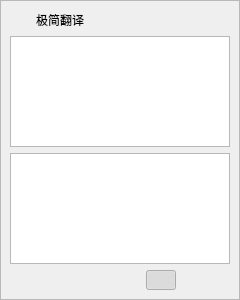
<?xml version="1.0" encoding="UTF-8"?>
<ui version="4.0">
 <class>Translater</class>
 <widget class="QWidget" name="Translater">
  <property name="geometry">
   <rect>
    <x>0</x>
    <y>0</y>
    <width>240</width>
    <height>300</height>
   </rect>
  </property>
  <property name="maximumSize">
   <size>
    <width>16777215</width>
    <height>16777215</height>
   </size>
  </property>
  <property name="windowTitle">
   <string> 极简翻译</string>
  </property>
  <property name="windowIcon">
   <iconset resource="res.qrc">
    <normaloff>:/icons/ya.ico</normaloff>:/icons/ya.ico</iconset>
  </property>
  <layout class="QVBoxLayout" name="verticalLayout">
   <property name="spacing">
    <number>0</number>
   </property>
   <property name="leftMargin">
    <number>0</number>
   </property>
   <property name="topMargin">
    <number>0</number>
   </property>
   <property name="rightMargin">
    <number>0</number>
   </property>
   <property name="bottomMargin">
    <number>0</number>
   </property>
   <item>
    <widget class="QFrame" name="frame">
     <property name="frameShape">
      <enum>QFrame::StyledPanel</enum>
     </property>
     <property name="frameShadow">
      <enum>QFrame::Raised</enum>
     </property>
     <layout class="QVBoxLayout" name="verticalLayout_2">
      <item>
       <layout class="QHBoxLayout" name="horizontalLayout_2">
        <item>
         <widget class="QLabel" name="Icon">
          <property name="minimumSize">
           <size>
            <width>20</width>
            <height>20</height>
           </size>
          </property>
          <property name="maximumSize">
           <size>
            <width>20</width>
            <height>20</height>
           </size>
          </property>
          <property name="styleSheet">
           <string notr="true">QLabel{
border-image: url(:/icons/ya.ico);
}</string>
          </property>
          <property name="text">
           <string/>
          </property>
         </widget>
        </item>
        <item>
         <widget class="QLabel" name="Title">
          <property name="styleSheet">
           <string notr="true">QLabel{
	color: rgb(0, 0, 0);
	border: None;
}</string>
          </property>
          <property name="text">
           <string>极简翻译</string>
          </property>
         </widget>
        </item>
        <item>
         <spacer name="horizontalSpacer">
          <property name="orientation">
           <enum>Qt::Horizontal</enum>
          </property>
          <property name="sizeHint" stdset="0">
           <size>
            <width>40</width>
            <height>20</height>
           </size>
          </property>
         </spacer>
        </item>
       </layout>
      </item>
      <item>
       <widget class="QPlainTextEdit" name="TextFrom">
        <property name="toolTip">
         <string/>
        </property>
        <property name="styleSheet">
         <string notr="true"/>
        </property>
        <property name="plainText">
         <string/>
        </property>
       </widget>
      </item>
      <item>
       <widget class="QPlainTextEdit" name="TextTo">
        <property name="focusPolicy">
         <enum>Qt::ClickFocus</enum>
        </property>
        <property name="toolTip">
         <string/>
        </property>
        <property name="styleSheet">
         <string notr="true"/>
        </property>
        <property name="readOnly">
         <bool>false</bool>
        </property>
        <property name="plainText">
         <string/>
        </property>
       </widget>
      </item>
      <item>
       <layout class="QHBoxLayout" name="horizontalLayout">
        <item>
         <widget class="QPushButton" name="pBtnCopyTranlate">
          <property name="minimumSize">
           <size>
            <width>30</width>
            <height>20</height>
           </size>
          </property>
          <property name="maximumSize">
           <size>
            <width>30</width>
            <height>20</height>
           </size>
          </property>
          <property name="cursor">
           <cursorShape>PointingHandCursor</cursorShape>
          </property>
          <property name="focusPolicy">
           <enum>Qt::ClickFocus</enum>
          </property>
          <property name="toolTip">
           <string>复制翻译结果</string>
          </property>
          <property name="styleSheet">
           <string notr="true"/>
          </property>
          <property name="text">
           <string/>
          </property>
          <property name="icon">
           <iconset resource="res.qrc">
            <normaloff>:/icons/drip_copy.ico</normaloff>:/icons/drip_copy.ico</iconset>
          </property>
          <property name="flat">
           <bool>true</bool>
          </property>
         </widget>
        </item>
        <item>
         <widget class="QPushButton" name="bBtnClean">
          <property name="minimumSize">
           <size>
            <width>30</width>
            <height>20</height>
           </size>
          </property>
          <property name="maximumSize">
           <size>
            <width>30</width>
            <height>20</height>
           </size>
          </property>
          <property name="toolTip">
           <string>清空文本</string>
          </property>
          <property name="styleSheet">
           <string notr="true"/>
          </property>
          <property name="text">
           <string/>
          </property>
          <property name="icon">
           <iconset resource="res.qrc">
            <normaloff>:/icons/drip_trash.ico</normaloff>:/icons/drip_trash.ico</iconset>
          </property>
          <property name="flat">
           <bool>true</bool>
          </property>
         </widget>
        </item>
        <item>
         <widget class="QPushButton" name="pBtnEnToZh">
          <property name="minimumSize">
           <size>
            <width>30</width>
            <height>20</height>
           </size>
          </property>
          <property name="maximumSize">
           <size>
            <width>30</width>
            <height>20</height>
           </size>
          </property>
          <property name="toolTip">
           <string>翻译为中文</string>
          </property>
          <property name="styleSheet">
           <string notr="true">
</string>
          </property>
          <property name="text">
           <string/>
          </property>
          <property name="icon">
           <iconset resource="res.qrc">
            <normaloff>:/icons/empty_zh.ico</normaloff>:/icons/empty_zh.ico</iconset>
          </property>
          <property name="checkable">
           <bool>true</bool>
          </property>
          <property name="flat">
           <bool>true</bool>
          </property>
         </widget>
        </item>
        <item>
         <widget class="QPushButton" name="pBtnZhToEn">
          <property name="minimumSize">
           <size>
            <width>30</width>
            <height>20</height>
           </size>
          </property>
          <property name="maximumSize">
           <size>
            <width>30</width>
            <height>20</height>
           </size>
          </property>
          <property name="toolTip">
           <string>翻译为英文</string>
          </property>
          <property name="styleSheet">
           <string notr="true">
</string>
          </property>
          <property name="text">
           <string/>
          </property>
          <property name="icon">
           <iconset resource="res.qrc">
            <normaloff>:/icons/black_en.ico</normaloff>:/icons/black_en.ico</iconset>
          </property>
          <property name="checkable">
           <bool>true</bool>
          </property>
          <property name="checked">
           <bool>true</bool>
          </property>
          <property name="flat">
           <bool>true</bool>
          </property>
         </widget>
        </item>
        <item>
         <widget class="QPushButton" name="pBtnPin">
          <property name="sizePolicy">
           <sizepolicy hsizetype="Minimum" vsizetype="Fixed">
            <horstretch>30</horstretch>
            <verstretch>20</verstretch>
           </sizepolicy>
          </property>
          <property name="minimumSize">
           <size>
            <width>30</width>
            <height>20</height>
           </size>
          </property>
          <property name="maximumSize">
           <size>
            <width>30</width>
            <height>20</height>
           </size>
          </property>
          <property name="toolTip">
           <string>防止隐藏</string>
          </property>
          <property name="styleSheet">
           <string notr="true"/>
          </property>
          <property name="text">
           <string/>
          </property>
          <property name="icon">
           <iconset resource="res.qrc">
            <normaloff>:/icons/drip_pin.ico</normaloff>:/icons/drip_pin.ico</iconset>
          </property>
          <property name="checkable">
           <bool>true</bool>
          </property>
          <property name="flat">
           <bool>true</bool>
          </property>
         </widget>
        </item>
       </layout>
      </item>
     </layout>
    </widget>
   </item>
  </layout>
 </widget>
 <resources>
  <include location="res.qrc"/>
 </resources>
 <connections/>
</ui>
